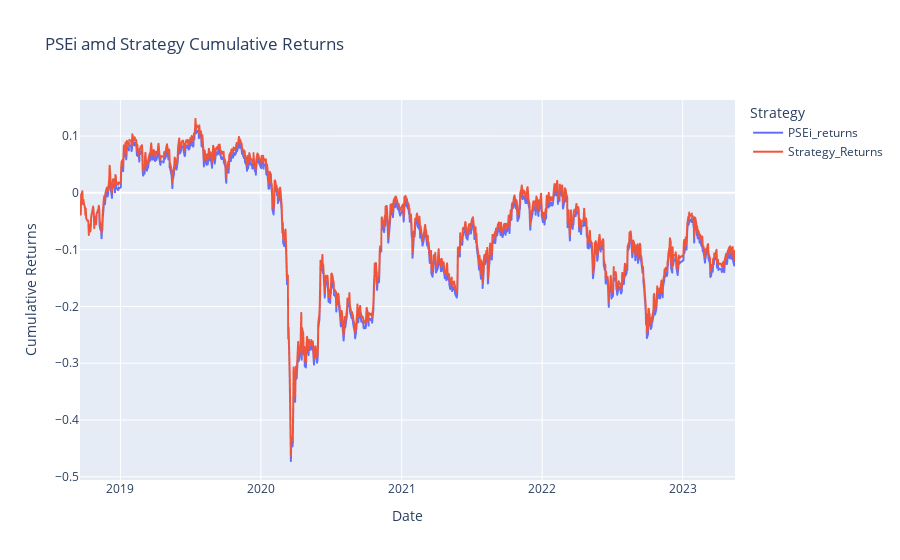

The cell this chart's notebook holds for it:
### Markdown cell above
### Plot

### Code cell
cumulative_returns_df.plot(title='PSEi amd Strategy Cumulative Returns', labels={'value':'Cumulative Returns', 'index':'Date', 'variable':'Strategy'})

### Figure 1 — Plotly figure (JSON) as saved in the notebook; plotly's stock layout.template omitted (floating-point values rounded to 4 significant figures; data arrays with more than 128 entries replaced by an {"elided": "..."} marker saying what was removed)
{"data": [{"hovertemplate": "Strategy=PSEi_returns<br>Date=%{x}<br>Cumulative Returns=%{y}<extra></extra>", "legendgroup": "PSEi_returns", "line": {"color": "#636efa", "dash": "solid"}, "marker": {"symbol": "circle"}, "mode": "lines", "name": "PSEi_returns", "showlegend": true, "type": "scattergl", "x": {"elided": "1139 str values"}, "xaxis": "x", "y": {"elided": "1139 float values"}, "yaxis": "y"}, {"hovertemplate": "Strategy=Strategy_Returns<br>Date=%{x}<br>Cumulative Returns=%{y}<extra></extra>", "legendgroup": "Strategy_Returns", "line": {"color": "#EF553B", "dash": "solid"}, "marker": {"symbol": "circle"}, "mode": "lines", "name": "Strategy_Returns", "showlegend": true, "type": "scattergl", "x": {"elided": "1139 str values"}, "xaxis": "x", "y": {"elided": "1139 float values"}, "yaxis": "y"}], "layout": {"legend": {"title": {"text": "Strategy"}, "tracegroupgap": 0}, "title": {"text": "PSEi amd Strategy Cumulative Returns"}, "xaxis": {"anchor": "y", "domain": [0, 1], "title": {"text": "Date"}}, "yaxis": {"anchor": "x", "domain": [0, 1], "title": {"text": "Cumulative Returns"}}}}
